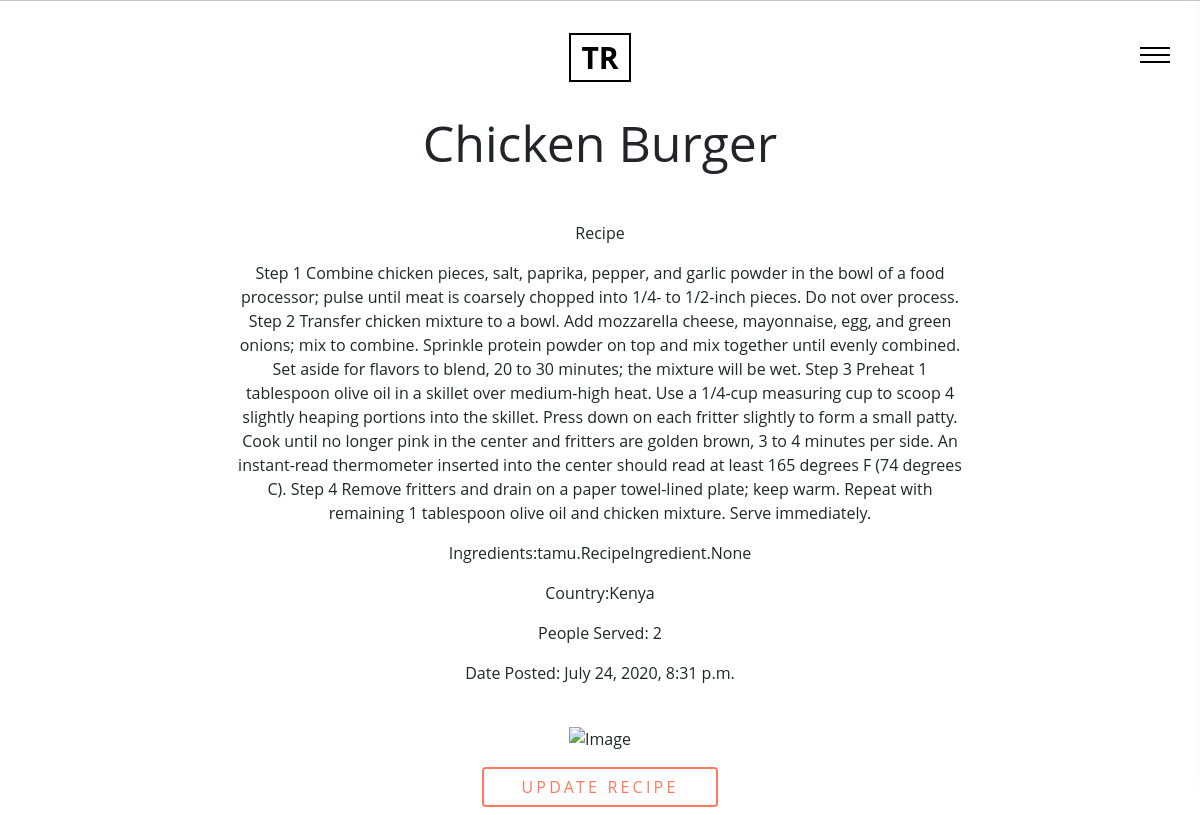
The app's page /recipe/1 (signed in), older data.
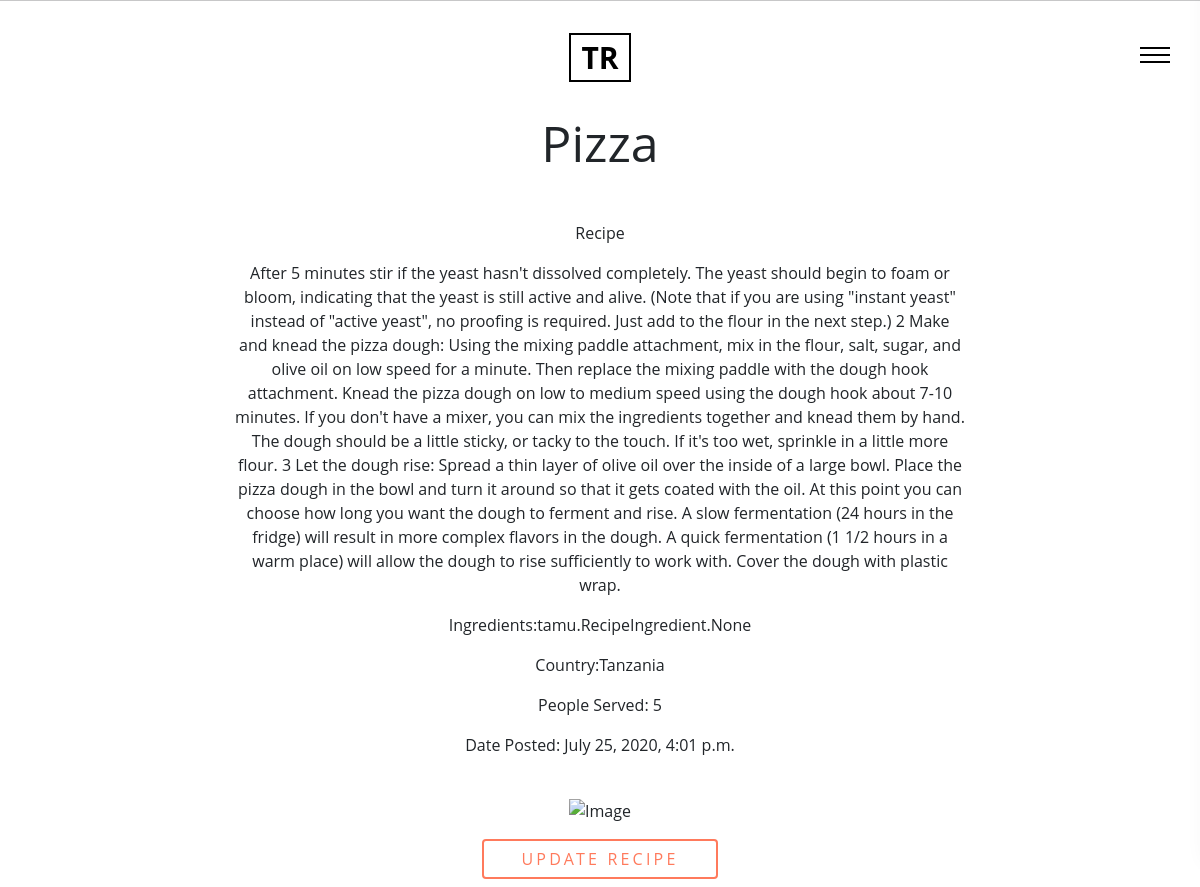
The same page, newer data.
### tamu/models.py (models this page shows, shortened)
class Recipe(models.Model):
    user = models.ForeignKey(Profile, on_delete=models.CASCADE, null=True, blank=True)
    name = models.CharField(max_length=70)
    ingredient = models.ManyToManyField(RecipeIngredient)
    recipe = models.TextField()
    people_served = models.CharField(max_length=30)
    country = models.ForeignKey(Country, on_delete=models.CASCADE)
    image = CloudinaryField('image')
    posted = models.DateTimeField(auto_now_add=True, null=True, blank=True)

class Country(models.Model):
    place = models.CharField(max_length=50)
    def __str__(self):
        return self.place

### tamu/views.py (the view)
# urls.py: re_path(r'^recipe/(\d+)',views.single,name='recipe'),
@login_required
def single(request, recipe_id):
    recipe = Recipe.objects.get(pk=recipe_id)
    current_user = request.user
    return render(request,'single.html',{"recipe":recipe})

### tamu/templates/single.html
{% extends 'base.html' %}
{% block content %}
<div class="section pb-3 bg-white" id="section-about" data-aos="fade-up">
  <div class="container">
    <div class="row align-items-center justify-content-center">
      <div class="col-md-12 col-lg-8 section-heading">
        <h2 class="heading mb-5 text-center">{{recipe.name}}</h2>
        <div class="text-center">
          <p>Recipe</p>
          <p>{{recipe.recipe}}</p>
          <p>Ingredients:{{recipe.ingredient}}</p>
          <p>Country:{{recipe.country}}</p>
          <p>People Served: {{recipe.people_served}}</p>
          <p>Date Posted: {{recipe.posted}}</p>
        </div>
      </div>
    </div>
  </div>
</div>
<div class="section bg-white pt-2 pb-2 text-center" data-aos="fade">
  <p><img src="{{recipe.image.url}}" width="400px" height="400px" alt="Image" class="img-fluid"></p>
  <div class="container">
    <a href="{% url 'update_recipe' %}">
    <input class="btn btn-primary btn-outline-primary" value="Update Recipe">
    </a>
  </div>
</div>
{% endblock %}

### tamu/templates/base.html (shortened to what this page needs)
{% load bootstrap4 %}
{% load static %}
<!doctype html>
<html lang="en">
<head>
  <link rel="stylesheet" href="/static/css/styles.css">
</head>
<body class="bg-light" data-spy="scroll" data-target="#ftco-navbar-spy" data-offset="0">
  <div class="site-wrap">
    <header class="site-header">
      <div class="row align-items-center">
        <div class="col-5 col-md-3">
        </div>
        <div class="col-2 col-md-6 text-center site-logo-wrap">
          <a href="{% url 'index' %}" class="site-logo">TR</a>
        </div>
        <div class="col-5 col-md-3 text-right menu-burger-wrap">
          <a href="#" class="site-nav-toggle js-site-nav-toggle"><i></i></a>
        </div>
      </div>
    </header>
    {% block content %}
    {%endblock%}
  </div>
</body>
</html>

Row changes from the older to the newer data that the page shows:
changed Recipe "tamu.RecipeIngredient.None": name "Chicken Burger" → "Pizza"; recipe "Step 1 Combine chicken pieces, salt, paprika, pepper, and garlic powder in the bowl of a food processor; pulse until meat is coarsely chopped into 1/4- to 1/2-inch pieces. Do not over process. Step 2 Transfer chicken mixture to a bowl. Add mozzarella cheese, mayonnaise, egg, and green onions; mix to combine. Sprinkle protein powder on top and mix together until evenly combined. Set aside for flavors to blend, 20 to 30 minutes; the mixture will be wet. Step 3 Preheat 1 tablespoon olive oil in a skillet over medium-high heat. Use a 1/4-cup measuring cup to scoop 4 slightly heaping portions into the skillet. Press down on each fritter slightly to form a small patty. Cook until no longer pink…" → "After 5 minutes stir if the yeast hasn't dissolved completely. The yeast should begin to foam or bloom, indicating that the yeast is still active and alive. (Note that if you are using \"instant yeast\" instead of \"active yeast\", no proofing is required. Just add to the flour in the next step.) 2 Make and knead the pizza dough: Using the mixing paddle attachment, mix in the flour, salt, sugar, and olive oil on low speed for a minute. Then replace the mixing paddle with the dough hook attachment. Knead the pizza dough on low to medium speed using the dough hook about 7-10 minutes. If you don't have a mixer, you can mix the ingredients together and knead them by hand. The dough should be a…"; country "Kenya" → "Tanzania"; people_served "2" → "5"; posted "July 24, 2020, 8:31 p.m." → "July 25, 2020, 4:01 p.m."
